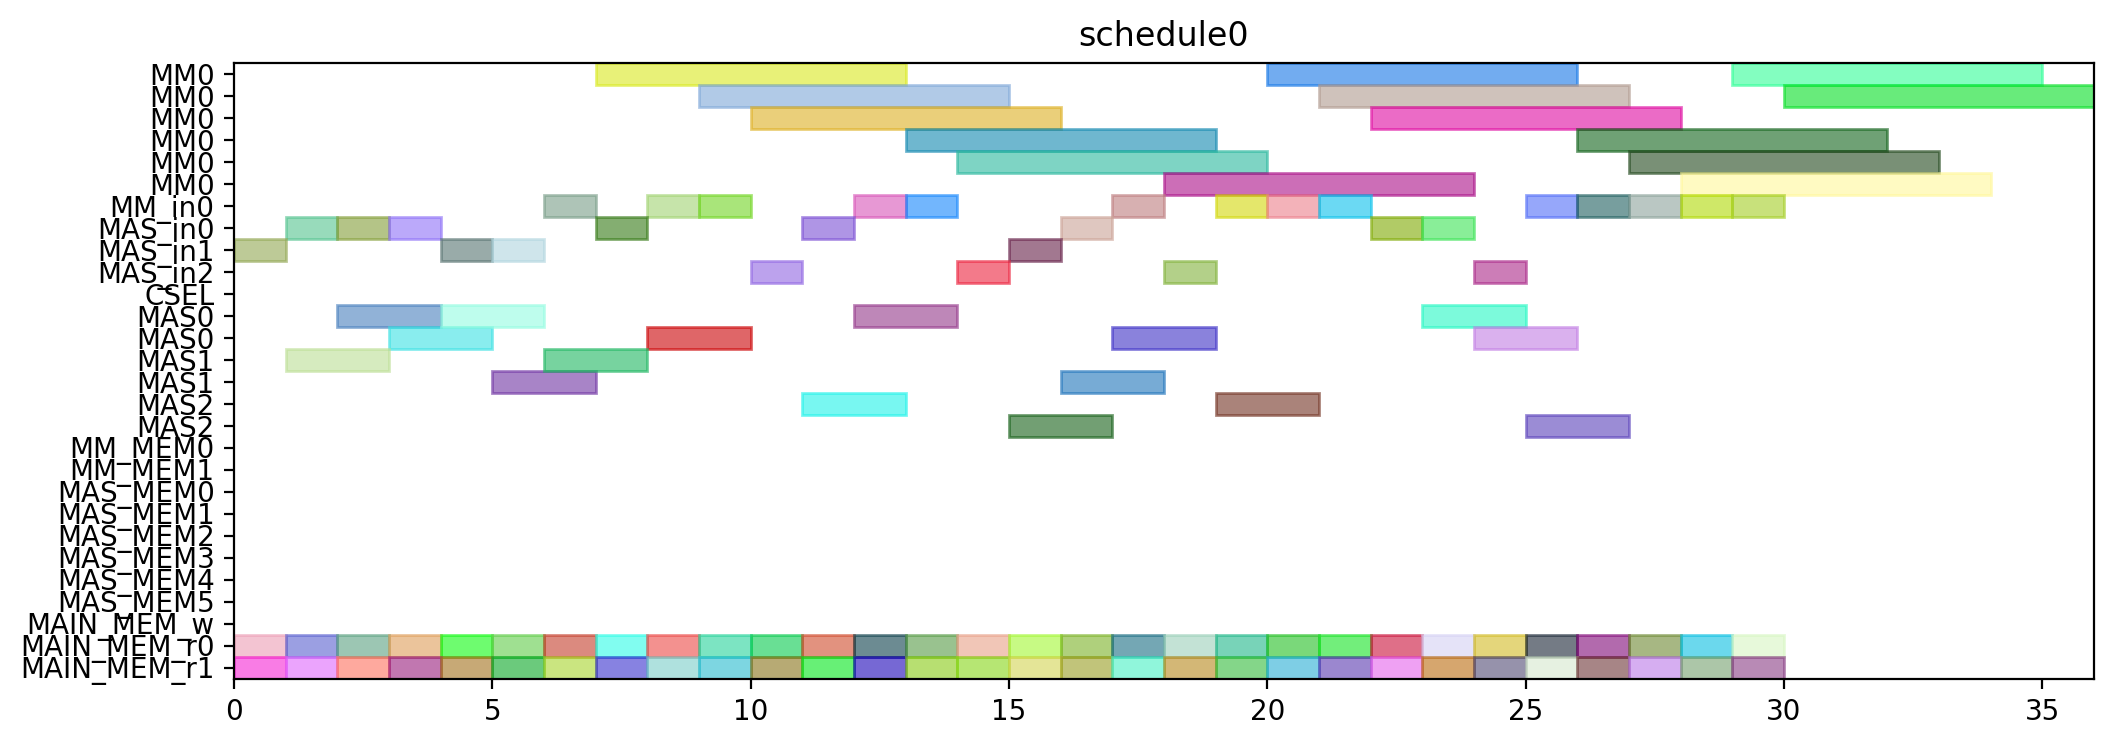

Here is the Python script that generated this plot:
from pyschedule import Scenario, solvers, plotters, alt


def solve():
	horizon = 120
	S = Scenario("schedule0", horizon=horizon)

	# resource
	MM = S.Resources('MM', num=1, size=6)
	MM_in = S.Resources('MM_in', num=1)
	MAS_in = S.Resources('MAS_in', num=3)
	CSEL = S.Resource('CSEL')
	MAS = S.Resources('MAS', num=3, size=2, periods=range(1, horizon))
	MM_MEM = S.Resources('MM_MEM', num=2)
	MAS_MEM = S.Resources('MAS_MEM', num=6)
	MAIN_MEM_w = S.Resource('MAIN_MEM_w', size=1)
	MAIN_MEM_r = S.Resources('MAIN_MEM_r', num=2)

	# result of previous scheduling

	# new tasks
	t1_t0 = S.Task('t1_t0', length=6, delay_cost=1)
	t1_t0 += alt(MM)
	t1_t0_in = S.Task('t1_t0_in', length=1, delay_cost=1)
	t1_t0_in += alt(MM_in)
	S += t1_t0_in*MM_in[0]<=t1_t0*MM[0]
	t1_t0_mem0 = S.Task('t1_t0_mem0', length=1, delay_cost=1)
	t1_t0_mem0 += MAIN_MEM_r[0]
	S += t1_t0_mem0 <= t1_t0

	t1_t0_mem1 = S.Task('t1_t0_mem1', length=1, delay_cost=1)
	t1_t0_mem1 += MAIN_MEM_r[1]
	S += t1_t0_mem1 <= t1_t0

	t1_t1 = S.Task('t1_t1', length=6, delay_cost=1)
	t1_t1 += alt(MM)
	t1_t1_in = S.Task('t1_t1_in', length=1, delay_cost=1)
	t1_t1_in += alt(MM_in)
	S += t1_t1_in*MM_in[0]<=t1_t1*MM[0]
	t1_t1_mem0 = S.Task('t1_t1_mem0', length=1, delay_cost=1)
	t1_t1_mem0 += MAIN_MEM_r[0]
	S += t1_t1_mem0 <= t1_t1

	t1_t1_mem1 = S.Task('t1_t1_mem1', length=1, delay_cost=1)
	t1_t1_mem1 += MAIN_MEM_r[1]
	S += t1_t1_mem1 <= t1_t1

	t1_t2 = S.Task('t1_t2', length=2, delay_cost=1)
	t1_t2 += alt(MAS)
	t1_t2_in = S.Task('t1_t2_in', length=1, delay_cost=1)
	t1_t2_in += alt(MAS_in)
	S += t1_t2_in*MAS_in[0]<=t1_t2*MAS[0]

	S += t1_t2_in*MAS_in[1]<=t1_t2*MAS[1]

	S += t1_t2_in*MAS_in[2]<=t1_t2*MAS[2]

	t1_t2_mem0 = S.Task('t1_t2_mem0', length=1, delay_cost=1)
	t1_t2_mem0 += MAIN_MEM_r[0]
	S += t1_t2_mem0 <= t1_t2

	t1_t2_mem1 = S.Task('t1_t2_mem1', length=1, delay_cost=1)
	t1_t2_mem1 += MAIN_MEM_r[1]
	S += t1_t2_mem1 <= t1_t2

	t1_t3 = S.Task('t1_t3', length=2, delay_cost=1)
	t1_t3 += alt(MAS)
	t1_t3_in = S.Task('t1_t3_in', length=1, delay_cost=1)
	t1_t3_in += alt(MAS_in)
	S += t1_t3_in*MAS_in[0]<=t1_t3*MAS[0]

	S += t1_t3_in*MAS_in[1]<=t1_t3*MAS[1]

	S += t1_t3_in*MAS_in[2]<=t1_t3*MAS[2]

	t1_t3_mem0 = S.Task('t1_t3_mem0', length=1, delay_cost=1)
	t1_t3_mem0 += MAIN_MEM_r[0]
	S += t1_t3_mem0 <= t1_t3

	t1_t3_mem1 = S.Task('t1_t3_mem1', length=1, delay_cost=1)
	t1_t3_mem1 += MAIN_MEM_r[1]
	S += t1_t3_mem1 <= t1_t3

	t2_t0 = S.Task('t2_t0', length=6, delay_cost=1)
	t2_t0 += alt(MM)
	t2_t0_in = S.Task('t2_t0_in', length=1, delay_cost=1)
	t2_t0_in += alt(MM_in)
	S += t2_t0_in*MM_in[0]<=t2_t0*MM[0]
	t2_t0_mem0 = S.Task('t2_t0_mem0', length=1, delay_cost=1)
	t2_t0_mem0 += MAIN_MEM_r[0]
	S += t2_t0_mem0 <= t2_t0

	t2_t0_mem1 = S.Task('t2_t0_mem1', length=1, delay_cost=1)
	t2_t0_mem1 += MAIN_MEM_r[1]
	S += t2_t0_mem1 <= t2_t0

	t2_t1 = S.Task('t2_t1', length=6, delay_cost=1)
	t2_t1 += alt(MM)
	t2_t1_in = S.Task('t2_t1_in', length=1, delay_cost=1)
	t2_t1_in += alt(MM_in)
	S += t2_t1_in*MM_in[0]<=t2_t1*MM[0]
	t2_t1_mem0 = S.Task('t2_t1_mem0', length=1, delay_cost=1)
	t2_t1_mem0 += MAIN_MEM_r[0]
	S += t2_t1_mem0 <= t2_t1

	t2_t1_mem1 = S.Task('t2_t1_mem1', length=1, delay_cost=1)
	t2_t1_mem1 += MAIN_MEM_r[1]
	S += t2_t1_mem1 <= t2_t1

	t2_t2 = S.Task('t2_t2', length=2, delay_cost=1)
	t2_t2 += alt(MAS)
	t2_t2_in = S.Task('t2_t2_in', length=1, delay_cost=1)
	t2_t2_in += alt(MAS_in)
	S += t2_t2_in*MAS_in[0]<=t2_t2*MAS[0]

	S += t2_t2_in*MAS_in[1]<=t2_t2*MAS[1]

	S += t2_t2_in*MAS_in[2]<=t2_t2*MAS[2]

	t2_t2_mem0 = S.Task('t2_t2_mem0', length=1, delay_cost=1)
	t2_t2_mem0 += MAIN_MEM_r[0]
	S += t2_t2_mem0 <= t2_t2

	t2_t2_mem1 = S.Task('t2_t2_mem1', length=1, delay_cost=1)
	t2_t2_mem1 += MAIN_MEM_r[1]
	S += t2_t2_mem1 <= t2_t2

	t2_t3 = S.Task('t2_t3', length=2, delay_cost=1)
	t2_t3 += alt(MAS)
	t2_t3_in = S.Task('t2_t3_in', length=1, delay_cost=1)
	t2_t3_in += alt(MAS_in)
	S += t2_t3_in*MAS_in[0]<=t2_t3*MAS[0]

	S += t2_t3_in*MAS_in[1]<=t2_t3*MAS[1]

	S += t2_t3_in*MAS_in[2]<=t2_t3*MAS[2]

	t2_t3_mem0 = S.Task('t2_t3_mem0', length=1, delay_cost=1)
	t2_t3_mem0 += MAIN_MEM_r[0]
	S += t2_t3_mem0 <= t2_t3

	t2_t3_mem1 = S.Task('t2_t3_mem1', length=1, delay_cost=1)
	t2_t3_mem1 += MAIN_MEM_r[1]
	S += t2_t3_mem1 <= t2_t3

	t0_t0 = S.Task('t0_t0', length=6, delay_cost=1)
	t0_t0 += alt(MM)
	t0_t0_in = S.Task('t0_t0_in', length=1, delay_cost=1)
	t0_t0_in += alt(MM_in)
	S += t0_t0_in*MM_in[0]<=t0_t0*MM[0]
	t0_t0_mem0 = S.Task('t0_t0_mem0', length=1, delay_cost=1)
	t0_t0_mem0 += MAIN_MEM_r[0]
	S += t0_t0_mem0 <= t0_t0

	t0_t0_mem1 = S.Task('t0_t0_mem1', length=1, delay_cost=1)
	t0_t0_mem1 += MAIN_MEM_r[1]
	S += t0_t0_mem1 <= t0_t0

	t0_t1 = S.Task('t0_t1', length=6, delay_cost=1)
	t0_t1 += alt(MM)
	t0_t1_in = S.Task('t0_t1_in', length=1, delay_cost=1)
	t0_t1_in += alt(MM_in)
	S += t0_t1_in*MM_in[0]<=t0_t1*MM[0]
	t0_t1_mem0 = S.Task('t0_t1_mem0', length=1, delay_cost=1)
	t0_t1_mem0 += MAIN_MEM_r[0]
	S += t0_t1_mem0 <= t0_t1

	t0_t1_mem1 = S.Task('t0_t1_mem1', length=1, delay_cost=1)
	t0_t1_mem1 += MAIN_MEM_r[1]
	S += t0_t1_mem1 <= t0_t1

	t0_t2 = S.Task('t0_t2', length=2, delay_cost=1)
	t0_t2 += alt(MAS)
	t0_t2_in = S.Task('t0_t2_in', length=1, delay_cost=1)
	t0_t2_in += alt(MAS_in)
	S += t0_t2_in*MAS_in[0]<=t0_t2*MAS[0]

	S += t0_t2_in*MAS_in[1]<=t0_t2*MAS[1]

	S += t0_t2_in*MAS_in[2]<=t0_t2*MAS[2]

	t0_t2_mem0 = S.Task('t0_t2_mem0', length=1, delay_cost=1)
	t0_t2_mem0 += MAIN_MEM_r[0]
	S += t0_t2_mem0 <= t0_t2

	t0_t2_mem1 = S.Task('t0_t2_mem1', length=1, delay_cost=1)
	t0_t2_mem1 += MAIN_MEM_r[1]
	S += t0_t2_mem1 <= t0_t2

	t0_t3 = S.Task('t0_t3', length=2, delay_cost=1)
	t0_t3 += alt(MAS)
	t0_t3_in = S.Task('t0_t3_in', length=1, delay_cost=1)
	t0_t3_in += alt(MAS_in)
	S += t0_t3_in*MAS_in[0]<=t0_t3*MAS[0]

	S += t0_t3_in*MAS_in[1]<=t0_t3*MAS[1]

	S += t0_t3_in*MAS_in[2]<=t0_t3*MAS[2]

	t0_t3_mem0 = S.Task('t0_t3_mem0', length=1, delay_cost=1)
	t0_t3_mem0 += MAIN_MEM_r[0]
	S += t0_t3_mem0 <= t0_t3

	t0_t3_mem1 = S.Task('t0_t3_mem1', length=1, delay_cost=1)
	t0_t3_mem1 += MAIN_MEM_r[1]
	S += t0_t3_mem1 <= t0_t3

	t4_t0_t0 = S.Task('t4_t0_t0', length=6, delay_cost=1)
	t4_t0_t0 += alt(MM)
	t4_t0_t0_in = S.Task('t4_t0_t0_in', length=1, delay_cost=1)
	t4_t0_t0_in += alt(MM_in)
	S += t4_t0_t0_in*MM_in[0]<=t4_t0_t0*MM[0]
	t4_t0_t0_mem0 = S.Task('t4_t0_t0_mem0', length=1, delay_cost=1)
	t4_t0_t0_mem0 += MAIN_MEM_r[0]
	S += t4_t0_t0_mem0 <= t4_t0_t0

	t4_t0_t0_mem1 = S.Task('t4_t0_t0_mem1', length=1, delay_cost=1)
	t4_t0_t0_mem1 += MAIN_MEM_r[1]
	S += t4_t0_t0_mem1 <= t4_t0_t0

	t4_t0_t1 = S.Task('t4_t0_t1', length=6, delay_cost=1)
	t4_t0_t1 += alt(MM)
	t4_t0_t1_in = S.Task('t4_t0_t1_in', length=1, delay_cost=1)
	t4_t0_t1_in += alt(MM_in)
	S += t4_t0_t1_in*MM_in[0]<=t4_t0_t1*MM[0]
	t4_t0_t1_mem0 = S.Task('t4_t0_t1_mem0', length=1, delay_cost=1)
	t4_t0_t1_mem0 += MAIN_MEM_r[0]
	S += t4_t0_t1_mem0 <= t4_t0_t1

	t4_t0_t1_mem1 = S.Task('t4_t0_t1_mem1', length=1, delay_cost=1)
	t4_t0_t1_mem1 += MAIN_MEM_r[1]
	S += t4_t0_t1_mem1 <= t4_t0_t1

	t4_t0_t2 = S.Task('t4_t0_t2', length=2, delay_cost=1)
	t4_t0_t2 += alt(MAS)
	t4_t0_t2_in = S.Task('t4_t0_t2_in', length=1, delay_cost=1)
	t4_t0_t2_in += alt(MAS_in)
	S += t4_t0_t2_in*MAS_in[0]<=t4_t0_t2*MAS[0]

	S += t4_t0_t2_in*MAS_in[1]<=t4_t0_t2*MAS[1]

	S += t4_t0_t2_in*MAS_in[2]<=t4_t0_t2*MAS[2]

	t4_t0_t2_mem0 = S.Task('t4_t0_t2_mem0', length=1, delay_cost=1)
	t4_t0_t2_mem0 += MAIN_MEM_r[0]
	S += t4_t0_t2_mem0 <= t4_t0_t2

	t4_t0_t2_mem1 = S.Task('t4_t0_t2_mem1', length=1, delay_cost=1)
	t4_t0_t2_mem1 += MAIN_MEM_r[1]
	S += t4_t0_t2_mem1 <= t4_t0_t2

	t4_t0_t3 = S.Task('t4_t0_t3', length=2, delay_cost=1)
	t4_t0_t3 += alt(MAS)
	t4_t0_t3_in = S.Task('t4_t0_t3_in', length=1, delay_cost=1)
	t4_t0_t3_in += alt(MAS_in)
	S += t4_t0_t3_in*MAS_in[0]<=t4_t0_t3*MAS[0]

	S += t4_t0_t3_in*MAS_in[1]<=t4_t0_t3*MAS[1]

	S += t4_t0_t3_in*MAS_in[2]<=t4_t0_t3*MAS[2]

	t4_t0_t3_mem0 = S.Task('t4_t0_t3_mem0', length=1, delay_cost=1)
	t4_t0_t3_mem0 += MAIN_MEM_r[0]
	S += t4_t0_t3_mem0 <= t4_t0_t3

	t4_t0_t3_mem1 = S.Task('t4_t0_t3_mem1', length=1, delay_cost=1)
	t4_t0_t3_mem1 += MAIN_MEM_r[1]
	S += t4_t0_t3_mem1 <= t4_t0_t3

	t4_t1_t0 = S.Task('t4_t1_t0', length=6, delay_cost=1)
	t4_t1_t0 += alt(MM)
	t4_t1_t0_in = S.Task('t4_t1_t0_in', length=1, delay_cost=1)
	t4_t1_t0_in += alt(MM_in)
	S += t4_t1_t0_in*MM_in[0]<=t4_t1_t0*MM[0]
	t4_t1_t0_mem0 = S.Task('t4_t1_t0_mem0', length=1, delay_cost=1)
	t4_t1_t0_mem0 += MAIN_MEM_r[0]
	S += t4_t1_t0_mem0 <= t4_t1_t0

	t4_t1_t0_mem1 = S.Task('t4_t1_t0_mem1', length=1, delay_cost=1)
	t4_t1_t0_mem1 += MAIN_MEM_r[1]
	S += t4_t1_t0_mem1 <= t4_t1_t0

	t4_t1_t1 = S.Task('t4_t1_t1', length=6, delay_cost=1)
	t4_t1_t1 += alt(MM)
	t4_t1_t1_in = S.Task('t4_t1_t1_in', length=1, delay_cost=1)
	t4_t1_t1_in += alt(MM_in)
	S += t4_t1_t1_in*MM_in[0]<=t4_t1_t1*MM[0]
	t4_t1_t1_mem0 = S.Task('t4_t1_t1_mem0', length=1, delay_cost=1)
	t4_t1_t1_mem0 += MAIN_MEM_r[0]
	S += t4_t1_t1_mem0 <= t4_t1_t1

	t4_t1_t1_mem1 = S.Task('t4_t1_t1_mem1', length=1, delay_cost=1)
	t4_t1_t1_mem1 += MAIN_MEM_r[1]
	S += t4_t1_t1_mem1 <= t4_t1_t1

	t4_t1_t2 = S.Task('t4_t1_t2', length=2, delay_cost=1)
	t4_t1_t2 += alt(MAS)
	t4_t1_t2_in = S.Task('t4_t1_t2_in', length=1, delay_cost=1)
	t4_t1_t2_in += alt(MAS_in)
	S += t4_t1_t2_in*MAS_in[0]<=t4_t1_t2*MAS[0]

	S += t4_t1_t2_in*MAS_in[1]<=t4_t1_t2*MAS[1]

	S += t4_t1_t2_in*MAS_in[2]<=t4_t1_t2*MAS[2]

	t4_t1_t2_mem0 = S.Task('t4_t1_t2_mem0', length=1, delay_cost=1)
	t4_t1_t2_mem0 += MAIN_MEM_r[0]
	S += t4_t1_t2_mem0 <= t4_t1_t2

	t4_t1_t2_mem1 = S.Task('t4_t1_t2_mem1', length=1, delay_cost=1)
	t4_t1_t2_mem1 += MAIN_MEM_r[1]
	S += t4_t1_t2_mem1 <= t4_t1_t2

	t4_t1_t3 = S.Task('t4_t1_t3', length=2, delay_cost=1)
	t4_t1_t3 += alt(MAS)
	t4_t1_t3_in = S.Task('t4_t1_t3_in', length=1, delay_cost=1)
	t4_t1_t3_in += alt(MAS_in)
	S += t4_t1_t3_in*MAS_in[0]<=t4_t1_t3*MAS[0]

	S += t4_t1_t3_in*MAS_in[1]<=t4_t1_t3*MAS[1]

	S += t4_t1_t3_in*MAS_in[2]<=t4_t1_t3*MAS[2]

	t4_t1_t3_mem0 = S.Task('t4_t1_t3_mem0', length=1, delay_cost=1)
	t4_t1_t3_mem0 += MAIN_MEM_r[0]
	S += t4_t1_t3_mem0 <= t4_t1_t3

	t4_t1_t3_mem1 = S.Task('t4_t1_t3_mem1', length=1, delay_cost=1)
	t4_t1_t3_mem1 += MAIN_MEM_r[1]
	S += t4_t1_t3_mem1 <= t4_t1_t3

	t4_t2_t0 = S.Task('t4_t2_t0', length=6, delay_cost=1)
	t4_t2_t0 += alt(MM)
	t4_t2_t0_in = S.Task('t4_t2_t0_in', length=1, delay_cost=1)
	t4_t2_t0_in += alt(MM_in)
	S += t4_t2_t0_in*MM_in[0]<=t4_t2_t0*MM[0]
	t4_t2_t0_mem0 = S.Task('t4_t2_t0_mem0', length=1, delay_cost=1)
	t4_t2_t0_mem0 += MAIN_MEM_r[0]
	S += t4_t2_t0_mem0 <= t4_t2_t0

	t4_t2_t0_mem1 = S.Task('t4_t2_t0_mem1', length=1, delay_cost=1)
	t4_t2_t0_mem1 += MAIN_MEM_r[1]
	S += t4_t2_t0_mem1 <= t4_t2_t0

	t4_t2_t1 = S.Task('t4_t2_t1', length=6, delay_cost=1)
	t4_t2_t1 += alt(MM)
	t4_t2_t1_in = S.Task('t4_t2_t1_in', length=1, delay_cost=1)
	t4_t2_t1_in += alt(MM_in)
	S += t4_t2_t1_in*MM_in[0]<=t4_t2_t1*MM[0]
	t4_t2_t1_mem0 = S.Task('t4_t2_t1_mem0', length=1, delay_cost=1)
	t4_t2_t1_mem0 += MAIN_MEM_r[0]
	S += t4_t2_t1_mem0 <= t4_t2_t1

	t4_t2_t1_mem1 = S.Task('t4_t2_t1_mem1', length=1, delay_cost=1)
	t4_t2_t1_mem1 += MAIN_MEM_r[1]
	S += t4_t2_t1_mem1 <= t4_t2_t1

	t4_t2_t2 = S.Task('t4_t2_t2', length=2, delay_cost=1)
	t4_t2_t2 += alt(MAS)
	t4_t2_t2_in = S.Task('t4_t2_t2_in', length=1, delay_cost=1)
	t4_t2_t2_in += alt(MAS_in)
	S += t4_t2_t2_in*MAS_in[0]<=t4_t2_t2*MAS[0]

	S += t4_t2_t2_in*MAS_in[1]<=t4_t2_t2*MAS[1]

	S += t4_t2_t2_in*MAS_in[2]<=t4_t2_t2*MAS[2]

	t4_t2_t2_mem0 = S.Task('t4_t2_t2_mem0', length=1, delay_cost=1)
	t4_t2_t2_mem0 += MAIN_MEM_r[0]
	S += t4_t2_t2_mem0 <= t4_t2_t2

	t4_t2_t2_mem1 = S.Task('t4_t2_t2_mem1', length=1, delay_cost=1)
	t4_t2_t2_mem1 += MAIN_MEM_r[1]
	S += t4_t2_t2_mem1 <= t4_t2_t2

	t4_t2_t3 = S.Task('t4_t2_t3', length=2, delay_cost=1)
	t4_t2_t3 += alt(MAS)
	t4_t2_t3_in = S.Task('t4_t2_t3_in', length=1, delay_cost=1)
	t4_t2_t3_in += alt(MAS_in)
	S += t4_t2_t3_in*MAS_in[0]<=t4_t2_t3*MAS[0]

	S += t4_t2_t3_in*MAS_in[1]<=t4_t2_t3*MAS[1]

	S += t4_t2_t3_in*MAS_in[2]<=t4_t2_t3*MAS[2]

	t4_t2_t3_mem0 = S.Task('t4_t2_t3_mem0', length=1, delay_cost=1)
	t4_t2_t3_mem0 += MAIN_MEM_r[0]
	S += t4_t2_t3_mem0 <= t4_t2_t3

	t4_t2_t3_mem1 = S.Task('t4_t2_t3_mem1', length=1, delay_cost=1)
	t4_t2_t3_mem1 += MAIN_MEM_r[1]
	S += t4_t2_t3_mem1 <= t4_t2_t3

	t4_t40 = S.Task('t4_t40', length=2, delay_cost=1)
	t4_t40 += alt(MAS)
	t4_t40_in = S.Task('t4_t40_in', length=1, delay_cost=1)
	t4_t40_in += alt(MAS_in)
	S += t4_t40_in*MAS_in[0]<=t4_t40*MAS[0]

	S += t4_t40_in*MAS_in[1]<=t4_t40*MAS[1]

	S += t4_t40_in*MAS_in[2]<=t4_t40*MAS[2]

	t4_t40_mem0 = S.Task('t4_t40_mem0', length=1, delay_cost=1)
	t4_t40_mem0 += MAIN_MEM_r[0]
	S += t4_t40_mem0 <= t4_t40

	t4_t40_mem1 = S.Task('t4_t40_mem1', length=1, delay_cost=1)
	t4_t40_mem1 += MAIN_MEM_r[1]
	S += t4_t40_mem1 <= t4_t40

	t4_t41 = S.Task('t4_t41', length=2, delay_cost=1)
	t4_t41 += alt(MAS)
	t4_t41_in = S.Task('t4_t41_in', length=1, delay_cost=1)
	t4_t41_in += alt(MAS_in)
	S += t4_t41_in*MAS_in[0]<=t4_t41*MAS[0]

	S += t4_t41_in*MAS_in[1]<=t4_t41*MAS[1]

	S += t4_t41_in*MAS_in[2]<=t4_t41*MAS[2]

	t4_t41_mem0 = S.Task('t4_t41_mem0', length=1, delay_cost=1)
	t4_t41_mem0 += MAIN_MEM_r[0]
	S += t4_t41_mem0 <= t4_t41

	t4_t41_mem1 = S.Task('t4_t41_mem1', length=1, delay_cost=1)
	t4_t41_mem1 += MAIN_MEM_r[1]
	S += t4_t41_mem1 <= t4_t41

	t4_t50 = S.Task('t4_t50', length=2, delay_cost=1)
	t4_t50 += alt(MAS)
	t4_t50_in = S.Task('t4_t50_in', length=1, delay_cost=1)
	t4_t50_in += alt(MAS_in)
	S += t4_t50_in*MAS_in[0]<=t4_t50*MAS[0]

	S += t4_t50_in*MAS_in[1]<=t4_t50*MAS[1]

	S += t4_t50_in*MAS_in[2]<=t4_t50*MAS[2]

	t4_t50_mem0 = S.Task('t4_t50_mem0', length=1, delay_cost=1)
	t4_t50_mem0 += MAIN_MEM_r[0]
	S += t4_t50_mem0 <= t4_t50

	t4_t50_mem1 = S.Task('t4_t50_mem1', length=1, delay_cost=1)
	t4_t50_mem1 += MAIN_MEM_r[1]
	S += t4_t50_mem1 <= t4_t50

	t4_t51 = S.Task('t4_t51', length=2, delay_cost=1)
	t4_t51 += alt(MAS)
	t4_t51_in = S.Task('t4_t51_in', length=1, delay_cost=1)
	t4_t51_in += alt(MAS_in)
	S += t4_t51_in*MAS_in[0]<=t4_t51*MAS[0]

	S += t4_t51_in*MAS_in[1]<=t4_t51*MAS[1]

	S += t4_t51_in*MAS_in[2]<=t4_t51*MAS[2]

	t4_t51_mem0 = S.Task('t4_t51_mem0', length=1, delay_cost=1)
	t4_t51_mem0 += MAIN_MEM_r[0]
	S += t4_t51_mem0 <= t4_t51

	t4_t51_mem1 = S.Task('t4_t51_mem1', length=1, delay_cost=1)
	t4_t51_mem1 += MAIN_MEM_r[1]
	S += t4_t51_mem1 <= t4_t51

	t4_t8_t0 = S.Task('t4_t8_t0', length=6, delay_cost=1)
	t4_t8_t0 += alt(MM)
	t4_t8_t0_in = S.Task('t4_t8_t0_in', length=1, delay_cost=1)
	t4_t8_t0_in += alt(MM_in)
	S += t4_t8_t0_in*MM_in[0]<=t4_t8_t0*MM[0]
	t4_t8_t0_mem0 = S.Task('t4_t8_t0_mem0', length=1, delay_cost=1)
	t4_t8_t0_mem0 += MAIN_MEM_r[0]
	S += t4_t8_t0_mem0 <= t4_t8_t0

	t4_t8_t0_mem1 = S.Task('t4_t8_t0_mem1', length=1, delay_cost=1)
	t4_t8_t0_mem1 += MAIN_MEM_r[1]
	S += t4_t8_t0_mem1 <= t4_t8_t0

	t4_t8_t1 = S.Task('t4_t8_t1', length=6, delay_cost=1)
	t4_t8_t1 += alt(MM)
	t4_t8_t1_in = S.Task('t4_t8_t1_in', length=1, delay_cost=1)
	t4_t8_t1_in += alt(MM_in)
	S += t4_t8_t1_in*MM_in[0]<=t4_t8_t1*MM[0]
	t4_t8_t1_mem0 = S.Task('t4_t8_t1_mem0', length=1, delay_cost=1)
	t4_t8_t1_mem0 += MAIN_MEM_r[0]
	S += t4_t8_t1_mem0 <= t4_t8_t1

	t4_t8_t1_mem1 = S.Task('t4_t8_t1_mem1', length=1, delay_cost=1)
	t4_t8_t1_mem1 += MAIN_MEM_r[1]
	S += t4_t8_t1_mem1 <= t4_t8_t1

	solvers.mip.solve(S,msg=1,kind='CPLEX',ratio_gap=1.01)

	solution = [['hoge']*len(S.solution()[1]) for i in range(len(S.solution()))]
	for i in range(len(S.solution())):
		for j in range(len(S.solution()[i])):
			solution[i][j]=str(S.solution()[i][j])
	print(solution)

	cycles = int(solution[-1][3])

	pic_file_name = "/mnt/rose/usr1/fukuda/ABE/multiRAM_multiMAS_16mux/scheduling_result/stage6MM1_stage2MAS3/SPARSE/schedule0.png"
	if(S.solution() != []):
		plotters.matplotlib.plot(S,img_filename=pic_file_name, show_task_labels=False, fig_size=(cycles*0.25+3, 4))

	return solution
